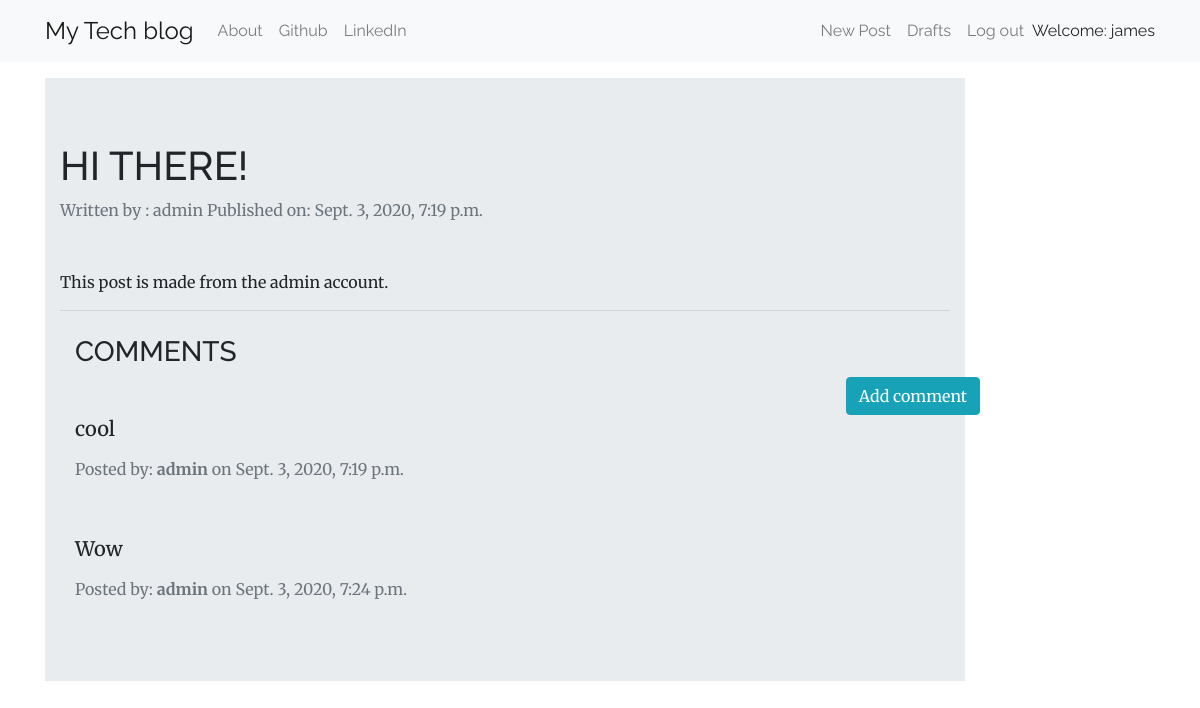
Page /post/23 (signed in) on the committed database.
### blog/models.py (models this page shows, shortened)
class Post(models.Model):
    author = models.ForeignKey(
        settings.AUTH_USER_MODEL,
        on_delete=models.CASCADE,
    )
    title = models.CharField(max_length=200)
    text = models.TextField()
    created_date = models.DateTimeField(default=timezone.now)
    published_date = models.DateTimeField(blank=True, null=True)

class Comment(models.Model):
    post = models.ForeignKey(Post, related_name='comments', on_delete=models.CASCADE)
    author = models.ForeignKey(
        settings.AUTH_USER_MODEL,
        on_delete=models.CASCADE,
    )
    text = models.TextField()
    created_date = models.DateTimeField(default=timezone.now)
    approved_comment = models.BooleanField(default=False)

### blog/views.py (the view)
# urls.py: path('post/<int:pk>', views.PostDetailView.as_view(), name='post_detail'),
class PostDetailView(DetailView):
    model = Post

### blog/templates/blog/post_detail.html (shortened to what this page needs)
{% extends 'blog/base.html' %}
{% block content %}
<div class="jumbotron jumbotron-fluid">
  <div class="container">
        <h1 class="text-uppercase" style="font-family: 'Raleway';">{{ post.title }}</h1>
        {% if post.published_date %}
            <div class="text-muted mt-1">
                Written by : {{post.author}}
               Published on: {{ post.published_date }}
            </div>
        {% else %}
            <a class="btn btn-outline-dark" href="{% url 'post_publish' pk=post.pk %}">Publish</a>
        {% endif %}
        <p class="lead mt-5">{{post.text|safe|linebreaksbr}}</p>
   <hr class="mb-4">
  <div class="container">
      <h3 class="techfont text-uppercase" style="font-family: 'Raleway';">Comments</h3>
      <a class="btn btn-info btn-comment" href="{% url 'add_comment_to_post' pk=post.pk %}">Add comment</a>
  {% for comment in post.comments.all %}
  <br>
      {% if user.is_authenticated or comment.approved_comment %}
          <h5 class="mt-3">{{ comment.text|safe|linebreaks }}</h5>
      <p class="text-muted">Posted by: <strong>{{ comment.author }}</strong> on <span class="text-muted">{{ comment.created_date }}</span></p>
      {% endif %}
  {% empty %}
        <p class="text-muted text-center">No comments yet! Be the first one to add them!</p>
  {% endfor %}
</div>
</div>
</div>
{% endblock %}

### blog/templates/blog/base.html (shortened to what this page needs)
<!DOCTYPE html>
{% load static %}
<html>
  <head>
     <link rel="stylesheet" href="https://stackpath.bootstrapcdn.com/bootstrap/4.5.2/css/bootstrap.min.css">
    <link href="https://maxcdn.bootstrapcdn.com/font-awesome/4.7.0/css/font-awesome.min.css" rel="stylesheet">
    <link rel="stylesheet" href="//cdn.jsdelivr.net/medium-editor/latest/css/medium-editor.min.css" type="text/css" media="screen" charset="utf-8">
    <link rel="stylesheet" href="{% static 'css/blog.css' %}">
  </head>
  <body>
    <nav class="navbar navbar-expand-lg navbar-light bg-light techfont">
      <div class="container">
        <div class="navbar-nav align-items-center">
          <a class="navbar-brand bigbrand" href="{% url 'post_list' %}">My Tech blog</a>
          <a class="nav-item nav-link" href="{% url 'about' %}">About</a>
          <a class="nav-item nav-link" href="https://www.github.com">Github</a>
          <a class="nav-item nav-link" href="https://www.linkedin.com">LinkedIn</a>
        </div>
        <div class="navbar-nav align-items-center ml-auto">
          {% if user.is_authenticated %}
            <a class="nav-item nav-link" href="{% url 'post_new' %}">New Post</a>
            <a class="nav-item nav-link" href="{% url 'post_draft_list' %}">Drafts</a>
            <a class="nav-item nav-link" href="{% url 'logout' %}">Log out</a>
            <a >Welcome: {{ user.username }}</a>
          {% else %}
            <a class="nav-item nav-link" href="{% url 'login' %}" aria-label="Login">
              <span class="fa fa-user" aria-hidden="true"></span></a>
          {% endif %}
        </div>
      </div>
    </nav>
          <div class="content container mt-3">
              <div class="row">
                  <div class="col-md-10">
                    <div class="blog_posts">
                      {% block content %}
                      {% endblock %}
                    </div>
                  </div>
              </div>
          </div>
  </body>
</html>

### blog/static/css/blog.css (style rules this page uses)
body { font-family: 'Merriweather', serif; }
.techfont { font-family: 'Raleway', sans-serif; }
.btn-comment { position: absolute; right: 0px; }
.bigbrand { font-size: 1.5em; }

### rows in the picture
Post: title "HI THERE!", author "admin", published_date "Sept. 3, 2020, 7:19 p.m.", text "This post is made from the admin account."
Comment: text "cool", author "admin", created_date "Sept. 3, 2020, 7:19 p.m."
Comment: text "Wow", author "admin", created_date "Sept. 3, 2020, 7:24 p.m."

### other values in the picture
{{ user.username }} "james"
